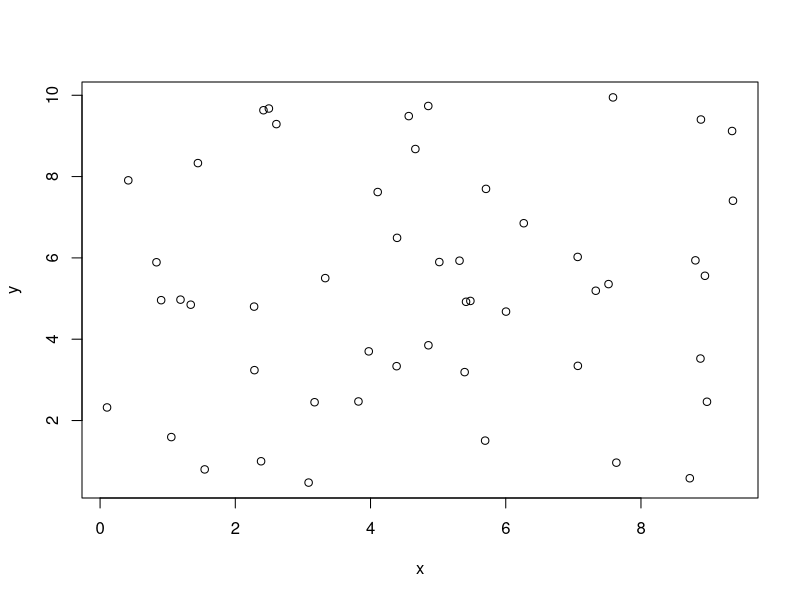

The R script that drew this image: (Note: this script raises an error after producing the figure.)
x <- runif(50, 0, 10)
y <- runif(50, 0, 10)
plot(x,y)
df <- data.frame(x,y)
df


distance.matrix <- function(df)
{
  #distance <- matrix(rep(NA, nrow(df) ^ 2), nrow = nrow(df))
  for (i in 1:nrow(df))
  {
    for (j in 1:nrow(df))
    {
      distance[i, j] <- sqrt((df[i, 'x'] - df[j, 'x']) ^ 2 + (df[i, 'y'] - df[j, 'y']) 
                             ^ 2)
    }
  }
  return(distance)
}

distance.matrix(df)
